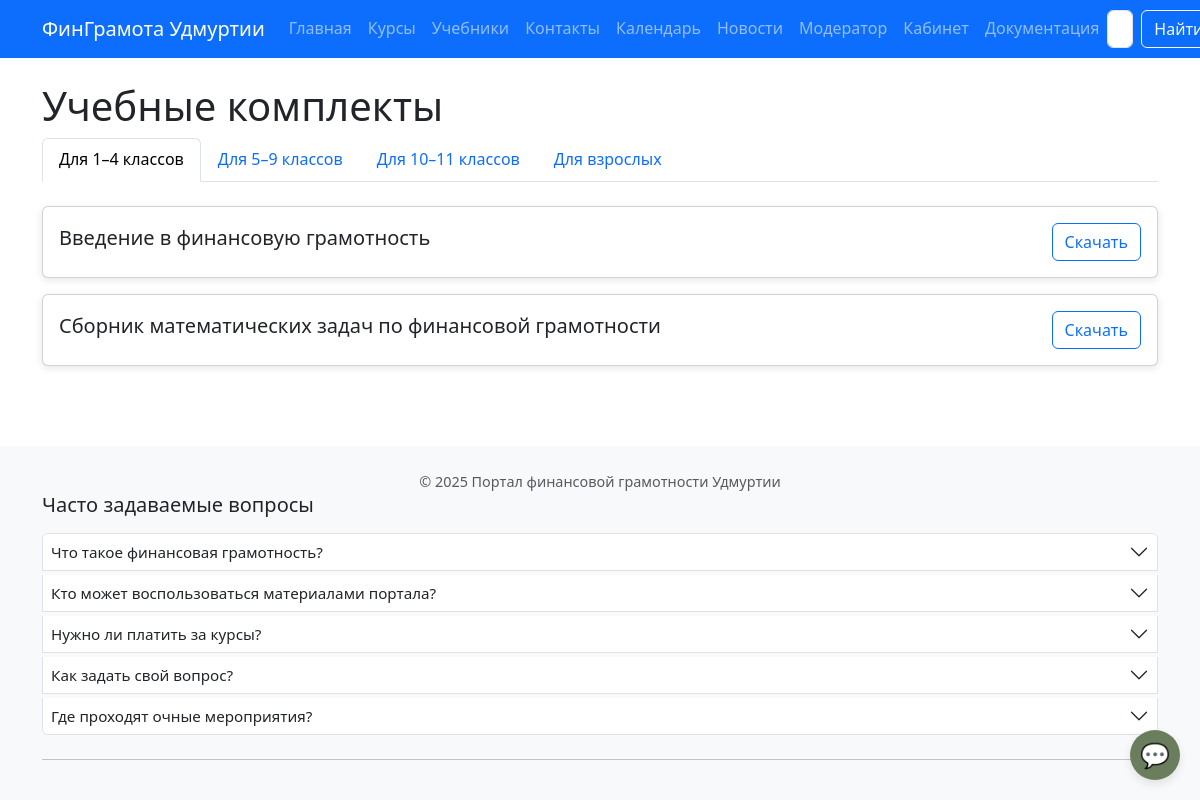
The page /textbooks/ (signed in) on the database its author committed.
### core/models.py (models this page shows, shortened)
class Textbook(models.Model):
    AUDIENCE_CHOICES = [
        ('1-4', 'Для 1–4 классов'),
        ('5-9', 'Для 5–9 классов'),
        ('10-11', 'Для 10–11 классов'),
        ('adults', 'Для взрослых'),
    ]
    title = models.CharField("Название", max_length=255)
    description = models.TextField("Описание", blank=True)
    audience = models.CharField("Аудитория", max_length=10, choices=AUDIENCE_CHOICES)
    file = models.FileField("Файл (PDF/DOCX)", upload_to='textbooks/')
    created_at = models.DateTimeField(auto_now_add=True)
    class Meta:
        verbose_name = "Учебник"
        verbose_name_plural = "Учебники"
        ordering = ['audience', 'title']

### core/views.py (the view)
# urls.py: path('textbooks/', views.textbooks_view, name='textbooks'),
def textbooks_view(request):
    textbooks = Textbook.objects.all()
    grouped = {}
    for code, name in Textbook.AUDIENCE_CHOICES:
        grouped[code] = textbooks.filter(audience=code)
    return render(request, 'core/textbooks.html', {
        'grouped_textbooks': grouped,
        'audiences': Textbook.AUDIENCE_CHOICES
    })

### core/templatetags/utils.py (called while the page is built)
@register.filter
def get_item(dictionary, key):
    return dictionary.get(key)

### templates/core/textbooks.html
{% extends 'base.html' %}
{% load static %}
{% block content %}
{% load utils %}
<h1>Учебные комплекты</h1>
<ul class="nav nav-tabs mb-4">
  {% for code, name in audiences %}
    <li class="nav-item">
      <button class="nav-link {% if forloop.first %}active{% endif %}"
              data-bs-toggle="tab"
              data-bs-target="#{{ code }}">
        {{ name }}
      </button>
    </li>
  {% endfor %}
</ul>
<div class="tab-content">
  {% for code, name in audiences %}
    <div class="tab-pane fade {% if forloop.first %}show active{% endif %}" id="{{ code }}">
      {% for book in grouped_textbooks|get_item:code %}
        <div class="card mb-3">
          <div class="card-body d-flex justify-content-between align-items-center">
            <div>
              <h5>{{ book.title }}</h5>
            </div>
            <a href="{{ book.file.url }}" class="btn btn-outline-primary" download>Скачать</a>
          </div>
        </div>
      {% empty %}
        <p>Материалы не добавлены.</p>
      {% endfor %}
    </div>
  {% endfor %}
</div>
{% endblock %}

### static/css/style.css (style rules this page uses)
body { font-size: 1rem; line-height: 1.6; }
.card { box-shadow: 0 2px 8px rgba(0,0,0,0.1); transition: transform 0.2s; }

### templates/base.html (style rules this page uses)
body { display: flex; flex-direction: column; min-height: 100vh; font-size: 1rem; line-height: 1.6; }
body { padding-bottom: 70px; }
@media (min-width: 577px) { body { padding-bottom: 0; } }

### rows shown on the page
Textbook: title "Введение в финансовую грамотность"
Textbook: title "Сборник математических задач по финансовой грамотности"

### other values the page prints
{{ name }} "Для 1–4 классов" "Для 5–9 классов" "Для 10–11 классов" "Для взрослых"
{{ item.question }} "Что такое финансовая грамотность?" "Кто может воспользоваться материалами портала?" "Нужно ли платить за курсы?" "Как задать свой вопрос?" "Где проходят очные мероприятия?"
